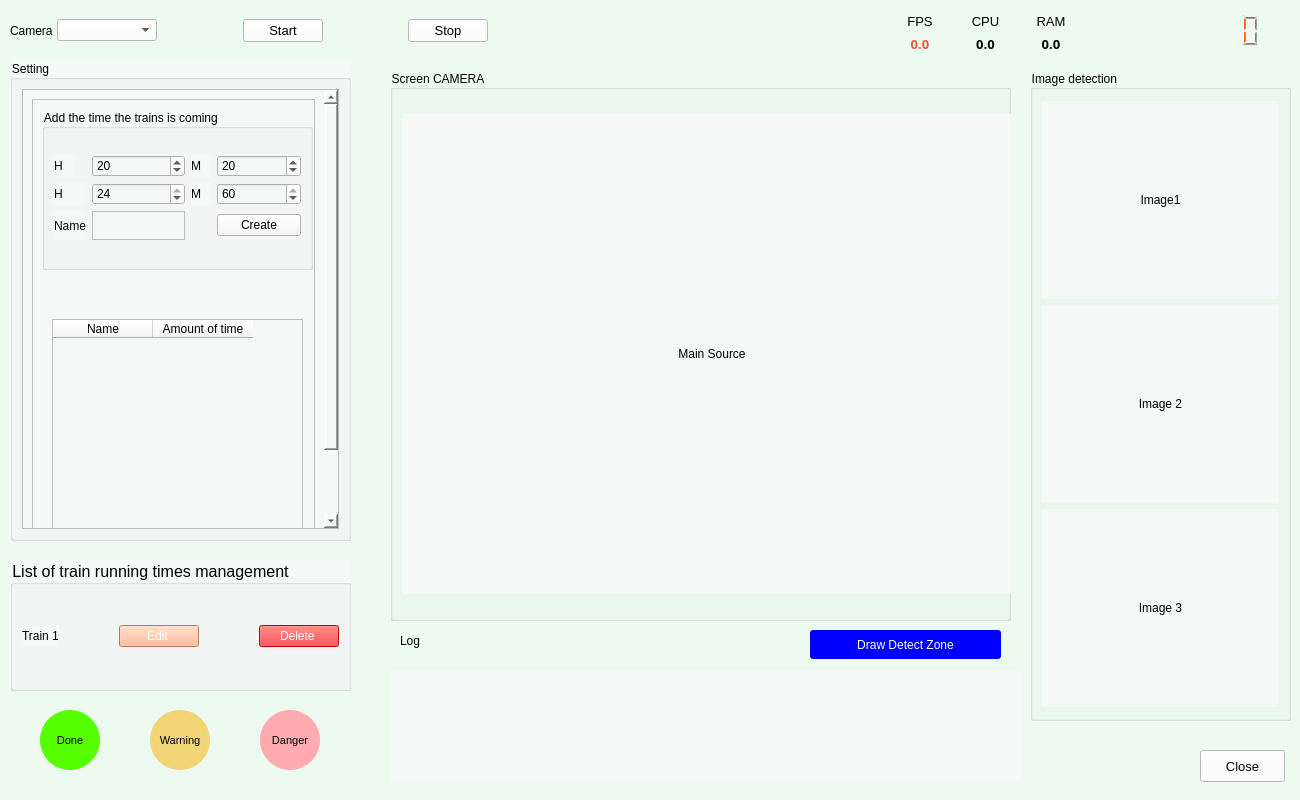
<?xml version="1.0" encoding="UTF-8"?>
<ui version="4.0">
 <class>MainWindow</class>
 <widget class="QMainWindow" name="MainWindow">
  <property name="geometry">
   <rect>
    <x>0</x>
    <y>0</y>
    <width>1300</width>
    <height>800</height>
   </rect>
  </property>
  <property name="minimumSize">
   <size>
    <width>1300</width>
    <height>800</height>
   </size>
  </property>
  <property name="maximumSize">
   <size>
    <width>1300</width>
    <height>800</height>
   </size>
  </property>
  <property name="font">
   <font>
    <family>Quicksand Medium</family>
   </font>
  </property>
  <property name="mouseTracking">
   <bool>false</bool>
  </property>
  <property name="tabletTracking">
   <bool>false</bool>
  </property>
  <property name="contextMenuPolicy">
   <enum>Qt::NoContextMenu</enum>
  </property>
  <property name="windowTitle">
   <string>Detect People Distress</string>
  </property>
  <property name="autoFillBackground">
   <bool>false</bool>
  </property>
  <property name="styleSheet">
   <string notr="true">background-color: rgb(237, 250, 239);</string>
  </property>
  <property name="toolButtonStyle">
   <enum>Qt::ToolButtonTextBesideIcon</enum>
  </property>
  <property name="documentMode">
   <bool>false</bool>
  </property>
  <property name="tabShape">
   <enum>QTabWidget::Rounded</enum>
  </property>
  <property name="dockNestingEnabled">
   <bool>false</bool>
  </property>
  <widget class="QWidget" name="centralwidget">
   <widget class="QGroupBox" name="groupBox">
    <property name="geometry">
     <rect>
      <x>390</x>
      <y>70</y>
      <width>621</width>
      <height>551</height>
     </rect>
    </property>
    <property name="title">
     <string>Screen CAMERA</string>
    </property>
    <property name="alignment">
     <set>Qt::AlignLeading|Qt::AlignLeft|Qt::AlignVCenter</set>
    </property>
    <property name="flat">
     <bool>false</bool>
    </property>
    <property name="checkable">
     <bool>false</bool>
    </property>
    <layout class="QGridLayout" name="gridLayout_3">
     <item row="0" column="0">
      <widget class="QLabel" name="disp_main">
       <property name="minimumSize">
        <size>
         <width>620</width>
         <height>480</height>
        </size>
       </property>
       <property name="maximumSize">
        <size>
         <width>620</width>
         <height>480</height>
        </size>
       </property>
       <property name="styleSheet">
        <string notr="true">background-color: rgb(246, 247, 247);</string>
       </property>
       <property name="text">
        <string>Main Source</string>
       </property>
       <property name="alignment">
        <set>Qt::AlignCenter</set>
       </property>
      </widget>
     </item>
    </layout>
   </widget>
   <widget class="QGroupBox" name="groupBox_2">
    <property name="geometry">
     <rect>
      <x>1030</x>
      <y>70</y>
      <width>261</width>
      <height>651</height>
     </rect>
    </property>
    <property name="title">
     <string>Image detection </string>
    </property>
    <layout class="QGridLayout" name="gridLayout_2">
     <item row="0" column="0">
      <layout class="QGridLayout" name="gridLayout">
       <item row="1" column="0">
        <widget class="QLabel" name="disp_obj2">
         <property name="maximumSize">
          <size>
           <width>256</width>
           <height>198</height>
          </size>
         </property>
         <property name="styleSheet">
          <string notr="true">background-color: rgb(246, 247, 247);</string>
         </property>
         <property name="frameShape">
          <enum>QFrame::NoFrame</enum>
         </property>
         <property name="frameShadow">
          <enum>QFrame::Raised</enum>
         </property>
         <property name="text">
          <string>Image 2</string>
         </property>
         <property name="alignment">
          <set>Qt::AlignCenter</set>
         </property>
        </widget>
       </item>
       <item row="2" column="0">
        <widget class="QLabel" name="disp_obj3">
         <property name="maximumSize">
          <size>
           <width>256</width>
           <height>198</height>
          </size>
         </property>
         <property name="styleSheet">
          <string notr="true">background-color: rgb(246, 247, 247);</string>
         </property>
         <property name="frameShape">
          <enum>QFrame::NoFrame</enum>
         </property>
         <property name="frameShadow">
          <enum>QFrame::Raised</enum>
         </property>
         <property name="text">
          <string>Image 3</string>
         </property>
         <property name="alignment">
          <set>Qt::AlignCenter</set>
         </property>
        </widget>
       </item>
       <item row="0" column="0">
        <widget class="QLabel" name="disp_obj1">
         <property name="maximumSize">
          <size>
           <width>257</width>
           <height>198</height>
          </size>
         </property>
         <property name="autoFillBackground">
          <bool>false</bool>
         </property>
         <property name="styleSheet">
          <string notr="true">background-color: rgb(246, 247, 247);</string>
         </property>
         <property name="frameShape">
          <enum>QFrame::NoFrame</enum>
         </property>
         <property name="frameShadow">
          <enum>QFrame::Raised</enum>
         </property>
         <property name="text">
          <string>Image1</string>
         </property>
         <property name="scaledContents">
          <bool>false</bool>
         </property>
         <property name="alignment">
          <set>Qt::AlignCenter</set>
         </property>
        </widget>
       </item>
      </layout>
     </item>
    </layout>
   </widget>
   <widget class="QGroupBox" name="groupBox_4">
    <property name="geometry">
     <rect>
      <x>10</x>
      <y>560</y>
      <width>341</width>
      <height>131</height>
     </rect>
    </property>
    <property name="font">
     <font>
      <pointsize>12</pointsize>
     </font>
    </property>
    <property name="styleSheet">
     <string notr="true">background-color: rgb(246, 247, 247);</string>
    </property>
    <property name="title">
     <string>List of train running times management</string>
    </property>
    <layout class="QGridLayout" name="gridLayout_4">
     <item row="0" column="0">
      <layout class="QGridLayout" name="gridLayout_5">
       <item row="0" column="3">
        <spacer name="horizontalSpacer">
         <property name="orientation">
          <enum>Qt::Horizontal</enum>
         </property>
         <property name="sizeHint" stdset="0">
          <size>
           <width>40</width>
           <height>20</height>
          </size>
         </property>
        </spacer>
       </item>
       <item row="0" column="1">
        <spacer name="horizontalSpacer_3">
         <property name="orientation">
          <enum>Qt::Horizontal</enum>
         </property>
         <property name="sizeHint" stdset="0">
          <size>
           <width>40</width>
           <height>20</height>
          </size>
         </property>
        </spacer>
       </item>
       <item row="0" column="4">
        <widget class="QPushButton" name="btn_setObject1_2">
         <property name="styleSheet">
          <string notr="true">background-color: red;
color: white</string>
         </property>
         <property name="text">
          <string>Delete </string>
         </property>
        </widget>
       </item>
       <item row="0" column="2">
        <widget class="QPushButton" name="btn_setObject1">
         <property name="styleSheet">
          <string notr="true">background-color: rgb(255, 170, 127);
color: rgb(255, 255, 255)</string>
         </property>
         <property name="text">
          <string>Edit </string>
         </property>
        </widget>
       </item>
       <item row="0" column="0">
        <widget class="QLabel" name="label_30">
         <property name="text">
          <string>Train 1</string>
         </property>
        </widget>
       </item>
      </layout>
     </item>
    </layout>
   </widget>
   <widget class="QGroupBox" name="groupBox_3">
    <property name="geometry">
     <rect>
      <x>10</x>
      <y>60</y>
      <width>341</width>
      <height>481</height>
     </rect>
    </property>
    <property name="styleSheet">
     <string notr="true">background-color: rgb(246, 247, 247);</string>
    </property>
    <property name="title">
     <string>Setting</string>
    </property>
    <layout class="QGridLayout" name="gridLayout_6">
     <item row="0" column="0">
      <widget class="QScrollArea" name="scrollArea">
       <property name="widgetResizable">
        <bool>true</bool>
       </property>
       <widget class="QWidget" name="scrollAreaWidgetContents">
        <property name="geometry">
         <rect>
          <x>0</x>
          <y>0</y>
          <width>294</width>
          <height>522</height>
         </rect>
        </property>
        <layout class="QGridLayout" name="gridLayout_7">
         <item row="0" column="0">
          <widget class="QFrame" name="frame">
           <property name="minimumSize">
            <size>
             <width>235</width>
             <height>500</height>
            </size>
           </property>
           <property name="maximumSize">
            <size>
             <width>300</width>
             <height>500</height>
            </size>
           </property>
           <property name="frameShape">
            <enum>QFrame::StyledPanel</enum>
           </property>
           <property name="frameShadow">
            <enum>QFrame::Raised</enum>
           </property>
           <widget class="QGroupBox" name="gb_roi">
            <property name="geometry">
             <rect>
              <x>10</x>
              <y>10</y>
              <width>271</width>
              <height>161</height>
             </rect>
            </property>
            <property name="sizePolicy">
             <sizepolicy hsizetype="Preferred" vsizetype="Preferred">
              <horstretch>0</horstretch>
              <verstretch>0</verstretch>
             </sizepolicy>
            </property>
            <property name="font">
             <font>
              <strikeout>false</strikeout>
              <stylestrategy>PreferDefault</stylestrategy>
             </font>
            </property>
            <property name="mouseTracking">
             <bool>false</bool>
            </property>
            <property name="tabletTracking">
             <bool>false</bool>
            </property>
            <property name="focusPolicy">
             <enum>Qt::NoFocus</enum>
            </property>
            <property name="layoutDirection">
             <enum>Qt::LeftToRight</enum>
            </property>
            <property name="styleSheet">
             <string notr="true"/>
            </property>
            <property name="title">
             <string>Add the time the trains is coming </string>
            </property>
            <property name="flat">
             <bool>false</bool>
            </property>
            <layout class="QGridLayout" name="gridLayout_14">
             <item row="0" column="0">
              <layout class="QGridLayout" name="gridLayout_9">
               <item row="3" column="1">
                <widget class="QSpinBox" name="ROI_W">
                 <property name="maximum">
                  <number>24</number>
                 </property>
                 <property name="singleStep">
                  <number>1</number>
                 </property>
                 <property name="value">
                  <number>24</number>
                 </property>
                </widget>
               </item>
               <item row="1" column="0">
                <widget class="QLabel" name="label_20">
                 <property name="maximumSize">
                  <size>
                   <width>20</width>
                   <height>16777215</height>
                  </size>
                 </property>
                 <property name="text">
                  <string>H</string>
                 </property>
                </widget>
               </item>
               <item row="1" column="1">
                <widget class="QSpinBox" name="ROI_X">
                 <property name="minimum">
                  <number>0</number>
                 </property>
                 <property name="maximum">
                  <number>24</number>
                 </property>
                 <property name="value">
                  <number>20</number>
                 </property>
                </widget>
               </item>
               <item row="4" column="3">
                <widget class="QPushButton" name="btn_roi_set">
                 <property name="text">
                  <string>Create</string>
                 </property>
                </widget>
               </item>
               <item row="1" column="3">
                <widget class="QSpinBox" name="ROI_Y">
                 <property name="minimum">
                  <number>0</number>
                 </property>
                 <property name="maximum">
                  <number>60</number>
                 </property>
                 <property name="value">
                  <number>20</number>
                 </property>
                </widget>
               </item>
               <item row="3" column="2">
                <widget class="QLabel" name="label_23">
                 <property name="text">
                  <string>M</string>
                 </property>
                </widget>
               </item>
               <item row="3" column="3">
                <widget class="QSpinBox" name="ROI_H">
                 <property name="maximum">
                  <number>60</number>
                 </property>
                 <property name="value">
                  <number>60</number>
                 </property>
                </widget>
               </item>
               <item row="3" column="0">
                <widget class="QLabel" name="label_22">
                 <property name="text">
                  <string>H</string>
                 </property>
                </widget>
               </item>
               <item row="1" column="2">
                <widget class="QLabel" name="label_21">
                 <property name="maximumSize">
                  <size>
                   <width>20</width>
                   <height>16777215</height>
                  </size>
                 </property>
                 <property name="text">
                  <string>M</string>
                 </property>
                </widget>
               </item>
               <item row="4" column="1">
                <widget class="QTextEdit" name="textEdit_2">
                 <property name="maximumSize">
                  <size>
                   <width>93</width>
                   <height>29</height>
                  </size>
                 </property>
                 <property name="sizeIncrement">
                  <size>
                   <width>93</width>
                   <height>0</height>
                  </size>
                 </property>
                </widget>
               </item>
               <item row="4" column="0">
                <widget class="QLabel" name="label_26">
                 <property name="text">
                  <string>Name</string>
                 </property>
                </widget>
               </item>
              </layout>
             </item>
            </layout>
           </widget>
           <widget class="QWidget" name="gridLayoutWidget">
            <property name="geometry">
             <rect>
              <x>20</x>
              <y>220</y>
              <width>251</width>
              <height>251</height>
             </rect>
            </property>
            <layout class="QGridLayout" name="gridLayout_15">
             <item row="0" column="1">
              <widget class="QTableWidget" name="tableWidget">
               <column>
                <property name="text">
                 <string>Name</string>
                </property>
               </column>
               <column>
                <property name="text">
                 <string>Amount of time</string>
                </property>
               </column>
              </widget>
             </item>
            </layout>
           </widget>
          </widget>
         </item>
        </layout>
       </widget>
      </widget>
     </item>
    </layout>
   </widget>
   <widget class="QLCDNumber" name="lcd_clock">
    <property name="geometry">
     <rect>
      <x>1100</x>
      <y>10</y>
      <width>171</width>
      <height>41</height>
     </rect>
    </property>
    <property name="font">
     <font>
      <family>was@peenang</family>
      <pointsize>10</pointsize>
      <weight>75</weight>
      <bold>true</bold>
     </font>
    </property>
    <property name="mouseTracking">
     <bool>false</bool>
    </property>
    <property name="layoutDirection">
     <enum>Qt::LeftToRight</enum>
    </property>
    <property name="autoFillBackground">
     <bool>false</bool>
    </property>
    <property name="styleSheet">
     <string notr="true">color: rgb(255, 85, 0);</string>
    </property>
    <property name="frameShape">
     <enum>QFrame::NoFrame</enum>
    </property>
    <property name="frameShadow">
     <enum>QFrame::Raised</enum>
    </property>
    <property name="smallDecimalPoint">
     <bool>true</bool>
    </property>
    <property name="digitCount">
     <number>8</number>
    </property>
   </widget>
   <widget class="QLabel" name="Qlabel_yellowlight">
    <property name="geometry">
     <rect>
      <x>150</x>
      <y>710</y>
      <width>60</width>
      <height>60</height>
     </rect>
    </property>
    <property name="font">
     <font>
      <pointsize>8</pointsize>
     </font>
    </property>
    <property name="styleSheet">
     <string notr="true">background-color: rgb(242, 214, 117);
border-radius:30px;
</string>
    </property>
    <property name="text">
     <string>Warning</string>
    </property>
    <property name="alignment">
     <set>Qt::AlignCenter</set>
    </property>
   </widget>
   <widget class="QLabel" name="Qlabel_redlight">
    <property name="geometry">
     <rect>
      <x>260</x>
      <y>710</y>
      <width>60</width>
      <height>60</height>
     </rect>
    </property>
    <property name="font">
     <font>
      <pointsize>8</pointsize>
     </font>
    </property>
    <property name="styleSheet">
     <string notr="true">background-color: rgb(255, 171, 175);
border-radius:30px;
</string>
    </property>
    <property name="text">
     <string>Danger</string>
    </property>
    <property name="alignment">
     <set>Qt::AlignCenter</set>
    </property>
   </widget>
   <widget class="QLabel" name="Qlabel_greenlight">
    <property name="geometry">
     <rect>
      <x>40</x>
      <y>710</y>
      <width>60</width>
      <height>60</height>
     </rect>
    </property>
    <property name="font">
     <font>
      <pointsize>8</pointsize>
     </font>
    </property>
    <property name="styleSheet">
     <string notr="true">background-color: rgb(85, 255, 0);
border-radius:30px;
</string>
    </property>
    <property name="text">
     <string>Done</string>
    </property>
    <property name="alignment">
     <set>Qt::AlignCenter</set>
    </property>
   </widget>
   <widget class="QWidget" name="layoutWidget">
    <property name="geometry">
     <rect>
      <x>10</x>
      <y>10</y>
      <width>641</width>
      <height>41</height>
     </rect>
    </property>
    <layout class="QHBoxLayout" name="horizontalLayout">
     <property name="spacing">
      <number>4</number>
     </property>
     <item>
      <widget class="QLabel" name="label">
       <property name="text">
        <string>Camera</string>
       </property>
      </widget>
     </item>
     <item>
      <widget class="QComboBox" name="camlist">
       <property name="minimumSize">
        <size>
         <width>100</width>
         <height>0</height>
        </size>
       </property>
       <property name="maximumSize">
        <size>
         <width>100</width>
         <height>16777215</height>
        </size>
       </property>
       <property name="styleSheet">
        <string notr="true">background-color: rgb(255, 255, 255);</string>
       </property>
      </widget>
     </item>
     <item>
      <spacer name="horizontalSpacer_2">
       <property name="orientation">
        <enum>Qt::Horizontal</enum>
       </property>
       <property name="sizeHint" stdset="0">
        <size>
         <width>20</width>
         <height>20</height>
        </size>
       </property>
      </spacer>
     </item>
     <item>
      <widget class="QPushButton" name="btn_start">
       <property name="font">
        <font>
         <pointsize>10</pointsize>
        </font>
       </property>
       <property name="styleSheet">
        <string notr="true">background-color: rgb(255, 255, 255);</string>
       </property>
       <property name="text">
        <string>Start</string>
       </property>
       <property name="icon">
        <iconset>
         <normaloff>Icons/power_on.png</normaloff>Icons/power_on.png</iconset>
       </property>
      </widget>
     </item>
     <item>
      <spacer name="horizontalSpacer_8">
       <property name="orientation">
        <enum>Qt::Horizontal</enum>
       </property>
       <property name="sizeHint" stdset="0">
        <size>
         <width>20</width>
         <height>20</height>
        </size>
       </property>
      </spacer>
     </item>
     <item>
      <widget class="QPushButton" name="btn_stop">
       <property name="font">
        <font>
         <pointsize>10</pointsize>
        </font>
       </property>
       <property name="styleSheet">
        <string notr="true">background-color: rgb(255, 255, 255);</string>
       </property>
       <property name="text">
        <string>Stop</string>
       </property>
       <property name="icon">
        <iconset>
         <normaloff>Icons/power-off.png</normaloff>Icons/power-off.png</iconset>
       </property>
      </widget>
     </item>
     <item>
      <spacer name="horizontalSpacer_6">
       <property name="orientation">
        <enum>Qt::Horizontal</enum>
       </property>
       <property name="sizeHint" stdset="0">
        <size>
         <width>20</width>
         <height>20</height>
        </size>
       </property>
      </spacer>
     </item>
     <item>
      <spacer name="horizontalSpacer_7">
       <property name="orientation">
        <enum>Qt::Horizontal</enum>
       </property>
       <property name="sizeHint" stdset="0">
        <size>
         <width>20</width>
         <height>20</height>
        </size>
       </property>
      </spacer>
     </item>
    </layout>
   </widget>
   <widget class="QTextEdit" name="textEdit">
    <property name="geometry">
     <rect>
      <x>390</x>
      <y>670</y>
      <width>631</width>
      <height>111</height>
     </rect>
    </property>
    <property name="styleSheet">
     <string notr="true">background-color: rgb(246, 247, 247);
border-radius:3px;</string>
    </property>
    <property name="readOnly">
     <bool>true</bool>
    </property>
   </widget>
   <widget class="QWidget" name="layoutWidget">
    <property name="geometry">
     <rect>
      <x>890</x>
      <y>10</y>
      <width>191</width>
      <height>45</height>
     </rect>
    </property>
    <layout class="QGridLayout" name="gridLayout_8">
     <property name="sizeConstraint">
      <enum>QLayout::SetNoConstraint</enum>
     </property>
     <property name="horizontalSpacing">
      <number>6</number>
     </property>
     <property name="verticalSpacing">
      <number>0</number>
     </property>
     <item row="1" column="2">
      <widget class="QLabel" name="Qlabel_ram">
       <property name="font">
        <font>
         <family>Droid Sans Fallback</family>
         <pointsize>10</pointsize>
         <weight>75</weight>
         <bold>true</bold>
        </font>
       </property>
       <property name="text">
        <string>0.0</string>
       </property>
       <property name="alignment">
        <set>Qt::AlignCenter</set>
       </property>
      </widget>
     </item>
     <item row="1" column="1">
      <widget class="QLabel" name="Qlabel_cpu">
       <property name="font">
        <font>
         <family>Droid Sans Fallback</family>
         <pointsize>10</pointsize>
         <weight>75</weight>
         <bold>true</bold>
        </font>
       </property>
       <property name="text">
        <string>0.0</string>
       </property>
       <property name="alignment">
        <set>Qt::AlignCenter</set>
       </property>
      </widget>
     </item>
     <item row="1" column="0">
      <widget class="QLabel" name="Qlabel_fps">
       <property name="font">
        <font>
         <family>Droid Sans Fallback</family>
         <pointsize>10</pointsize>
         <weight>75</weight>
         <bold>true</bold>
        </font>
       </property>
       <property name="styleSheet">
        <string notr="true">color: rgb(237, 85, 59);</string>
       </property>
       <property name="text">
        <string>0.0</string>
       </property>
       <property name="alignment">
        <set>Qt::AlignCenter</set>
       </property>
      </widget>
     </item>
     <item row="0" column="1">
      <widget class="QLabel" name="label_16">
       <property name="font">
        <font>
         <pointsize>10</pointsize>
        </font>
       </property>
       <property name="text">
        <string>CPU</string>
       </property>
       <property name="alignment">
        <set>Qt::AlignCenter</set>
       </property>
      </widget>
     </item>
     <item row="0" column="2">
      <widget class="QLabel" name="label_27">
       <property name="font">
        <font>
         <pointsize>10</pointsize>
        </font>
       </property>
       <property name="text">
        <string>RAM</string>
       </property>
       <property name="alignment">
        <set>Qt::AlignCenter</set>
       </property>
      </widget>
     </item>
     <item row="0" column="0">
      <widget class="QLabel" name="label_19">
       <property name="font">
        <font>
         <pointsize>10</pointsize>
        </font>
       </property>
       <property name="text">
        <string>FPS</string>
       </property>
       <property name="alignment">
        <set>Qt::AlignCenter</set>
       </property>
      </widget>
     </item>
    </layout>
   </widget>
   <widget class="QPushButton" name="btn_close">
    <property name="geometry">
     <rect>
      <x>1200</x>
      <y>750</y>
      <width>85</width>
      <height>32</height>
     </rect>
    </property>
    <property name="font">
     <font>
      <pointsize>10</pointsize>
     </font>
    </property>
    <property name="styleSheet">
     <string notr="true">background-color: rgb(255, 255, 255);</string>
    </property>
    <property name="text">
     <string>Close</string>
    </property>
    <property name="icon">
     <iconset>
      <normaloff>Icons/close.png</normaloff>Icons/close.png</iconset>
    </property>
   </widget>
   <widget class="QLabel" name="label_18">
    <property name="geometry">
     <rect>
      <x>400</x>
      <y>630</y>
      <width>68</width>
      <height>22</height>
     </rect>
    </property>
    <property name="text">
     <string>Log</string>
    </property>
   </widget>
   <widget class="QPushButton" name="btn_draw">
    <property name="geometry">
     <rect>
      <x>810</x>
      <y>630</y>
      <width>191</width>
      <height>29</height>
     </rect>
    </property>
    <property name="styleSheet">
     <string notr="true">background-color: rgb(0, 0, 255);
border-radius:3px;
color: rgb(255, 255, 255)</string>
    </property>
    <property name="text">
     <string>Draw Detect Zone</string>
    </property>
    <property name="checkable">
     <bool>false</bool>
    </property>
    <property name="default">
     <bool>false</bool>
    </property>
    <property name="flat">
     <bool>false</bool>
    </property>
   </widget>
  </widget>
 </widget>
 <resources/>
 <connections/>
</ui>
